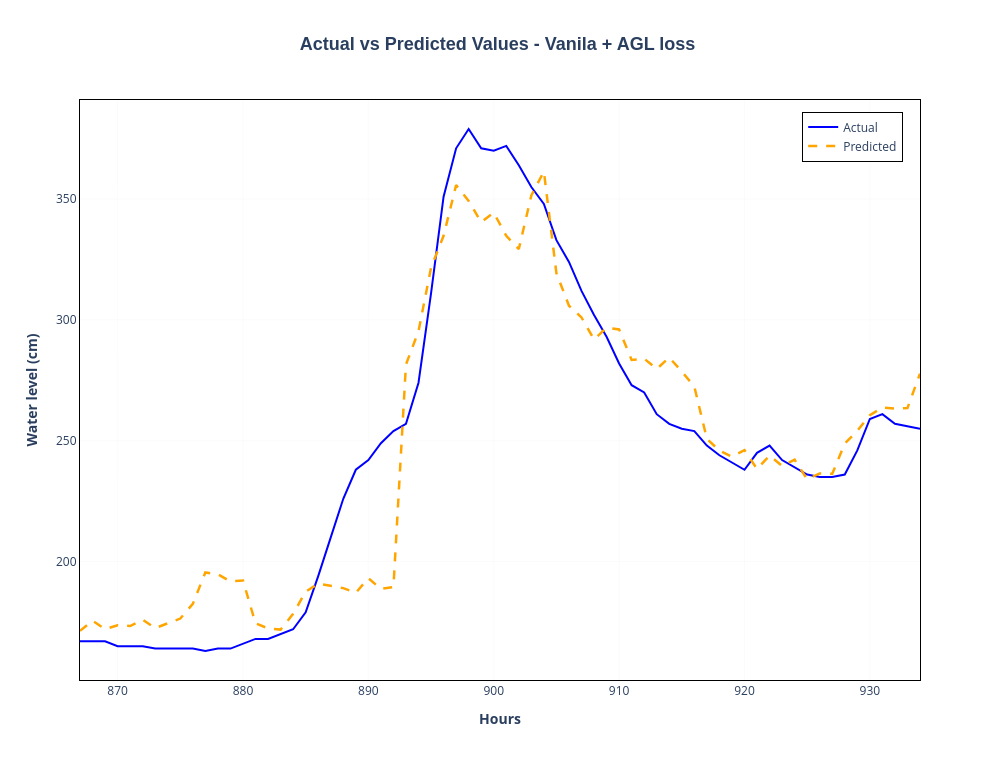

The notebook cell saved with this chart:
### Markdown cell above
# 6. Gráfico de comparação nos picos

### Code cell
import plotly.graph_objects as go
import numpy as np

# --- CONFIGURAÇÃO DOS DADOS (Mantida) ---
inicio = 867
fim = 935
real_fatiado = test_df['H_bar_Orig'].values[inicio:fim]
idx_inicio_pred = inicio - input_length
idx_fim_pred = fim - input_length
previsao_fatiada = previsao_continua[idx_inicio_pred:idx_fim_pred]
eixo_x = np.arange(inicio, fim)

# --- CRIAÇÃO DO GRÁFICO ---
fig = go.Figure()

# 1. LINHA REAL (Actual): Azul Contínua
fig.add_trace(go.Scatter(
    x=eixo_x,
    y=real_fatiado,
    name='Actual',
    mode='lines',
    line=dict(color='blue', width=2)
))

# 2. LINHA DE PREVISÃO (Predicted): Laranja Tracejada (estilo almikaeel)
fig.add_trace(go.Scatter(
    x=eixo_x,
    y=previsao_fatiada,
    name='Predicted',
    mode='lines',
    line=dict(color='orange', width=2.5, dash='dash') # 'dash' cria o efeito tracejado
))

# 3. AJUSTE DE LAYOUT PARA APARÊNCIA IDÊNTICA
fig.update_layout(
    title=dict(
        text='<b>Actual vs Predicted Values - Vanila + AGL loss </b>', # Negrito no título
        x=0.5, # Centralizado
        font=dict(size=18, family="Arial")
    ),
    xaxis_title='<b>Hours</b>', # Negrito no eixo X
    yaxis_title='<b>Water level (cm)</b>', # Negrito no eixo Y
    template='plotly_white', # Fundo branco
    width=1000,
    height=760,
    
    # Configuração da Grade (Grid) e Bordas
    xaxis=dict(
        showgrid=True,
        gridcolor='lightgray',
        gridwidth=0.1,
        linecolor='black', # Linha do eixo
        mirror=True # Fecha o quadro do gráfico
    ),
    yaxis=dict(
        showgrid=True,
        gridcolor='lightgray',
        gridwidth=0.1,
        linecolor='black',
        mirror=True
    ),
    
    # Legenda no canto superior direito (como no exemplo)
    legend=dict(
        yanchor="top",
        y=0.98,
        xanchor="right",
        x=0.98,
        bordercolor="Black",
        borderwidth=1
    )
)

fig.show()
# Salvar com as novas dimensões
fig.write_image("almikaeel_vs_AGL.pdf", width=1000, height=760)

### Figure 1 — Plotly figure (JSON) as saved in the notebook; plotly's stock layout.template omitted (floating-point values rounded to 4 significant figures)
{"data": [{"line": {"color": "blue", "width": 2}, "mode": "lines", "name": "Actual", "type": "scatter", "x": [867, 868, 869, 870, 871, 872, 873, 874, 875, 876, 877, 878, 879, 880, 881, 882, 883, 884, 885, 886, 887, 888, 889, 890, 891, 892, 893, 894, 895, 896, 897, 898, 899, 900, 901, 902, 903, 904, 905, 906, 907, 908, 909, 910, 911, 912, 913, 914, 915, 916, 917, 918, 919, 920, 921, 922, 923, 924, 925, 926, 927, 928, 929, 930, 931, 932, 933, 934], "y": [167.0, 167.0, 167.0, 165.0, 165.0, 165.0, 164.0, 164.0, 164.0, 164.0, 163.0, 164.0, 164.0, 166.0, 168.0, 168.0, 170.0, 172.0, 179.0, 194.0, 210.0, 226.0, 238.0, 242.0, 249.0, 254.0, 257.0, 274.0, 311.0, 351.0, 371.0, 379.0, 371.0, 370.0, 372.0, 364.0, 355.0, 348.0, 333.0, 324.0, 312.0, 302.0, 293.0, 282.0, 273.0, 270.0, 261.0, 257.0, 255.0, 254.0, 248.0, 244.0, 241.0, 238.0, 245.0, 248.0, 242.0, 239.0, 236.0, 235.0, 235.0, 236.0, 246.0, 259.0, 261.0, 257.0, 256.0, 255.0]}, {"line": {"color": "orange", "dash": "dash", "width": 2.5}, "mode": "lines", "name": "Predicted", "type": "scatter", "x": [867, 868, 869, 870, 871, 872, 873, 874, 875, 876, 877, 878, 879, 880, 881, 882, 883, 884, 885, 886, 887, 888, 889, 890, 891, 892, 893, 894, 895, 896, 897, 898, 899, 900, 901, 902, 903, 904, 905, 906, 907, 908, 909, 910, 911, 912, 913, 914, 915, 916, 917, 918, 919, 920, 921, 922, 923, 924, 925, 926, 927, 928, 929, 930, 931, 932, 933, 934], "y": [171.3, 175.5, 172.0, 173.7, 173.3, 176.0, 172.5, 174.3, 176.4, 182.5, 195.5, 194.7, 191.8, 192.2, 174.4, 172.4, 171.9, 178.4, 187.6, 190.9, 190.0, 189.0, 187.1, 193.1, 188.7, 189.5, 281.6, 295.3, 321.6, 334.8, 355.8, 349.2, 340.4, 344.4, 334.8, 329.3, 351.5, 361.4, 319.3, 305.9, 301.0, 291.9, 296.8, 296.1, 283.4, 283.9, 279.7, 284.4, 278.6, 272.4, 250.9, 245.9, 243.4, 246.1, 238.3, 243.9, 239.6, 242.1, 234.0, 236.5, 236.3, 248.8, 254.1, 260.6, 263.7, 263.3, 263.5, 277.8]}], "layout": {"height": 760, "legend": {"bordercolor": "Black", "borderwidth": 1, "x": 0.98, "xanchor": "right", "y": 0.98, "yanchor": "top"}, "title": {"font": {"family": "Arial", "size": 18}, "text": "<b>Actual vs Predicted Values - Vanila + AGL loss </b>", "x": 0.5}, "width": 1000, "xaxis": {"gridcolor": "lightgray", "gridwidth": 0.1, "linecolor": "black", "mirror": true, "showgrid": true, "title": {"text": "<b>Hours</b>"}}, "yaxis": {"gridcolor": "lightgray", "gridwidth": 0.1, "linecolor": "black", "mirror": true, "showgrid": true, "title": {"text": "<b>Water level (cm)</b>"}}}}
